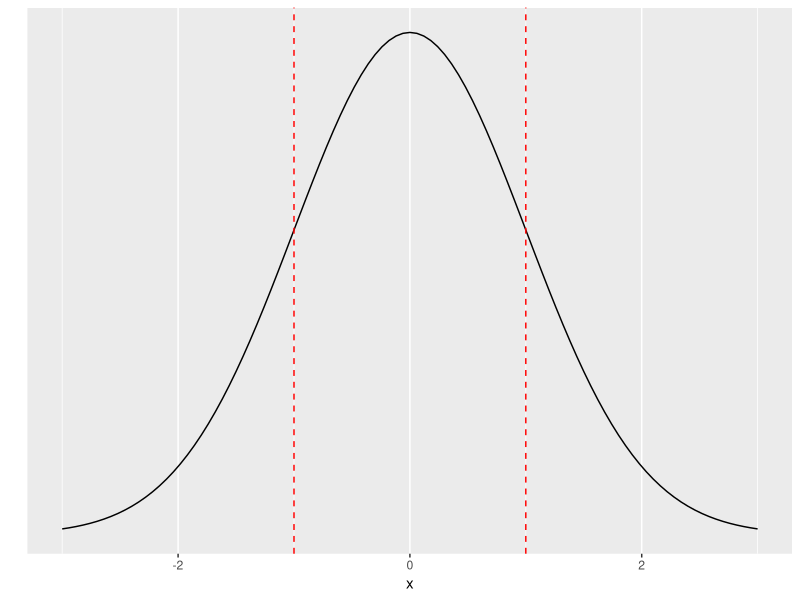

Reproduce this figure in R.
## ---- chunk 1
knitr::opts_chunk$set(echo = TRUE)
## ---- chunk 2
library(tidyverse)

zstar <- 1

p1 <- ggplot(data = data.frame(x = c(-3, 3)), aes(x)) +
  stat_function(fun = dnorm, n = 101, args = list(mean = 0, sd = 1)) + ylab("") +
  scale_y_continuous(breaks = NULL)
p1 + geom_vline(xintercept=-zstar, linetype="dashed", color = "red") +
  geom_vline(xintercept=zstar, linetype="dashed", color = "red")

2*(1-pnorm(zstar))
pnorm(-zstar)
1-pnorm(zstar)

## ---- chunk 3
# pi <- 
# phat <- 
# sd <- 
# z <- 
# z
## ---- chunk 4
# pi <-  
# phat <-  
# sd <- 
# z <- 
# z
# 2*(1-pnorm(z))
## ---- chunk 5
# z <- 
# z
# 1 - pnorm(z)
## ---- chunk 6
# z <- 
# z
# 1 - pnorm(z)
# 
# set.seed(256)
# nreps <- XXX
# pi <- XXX
# ncadets <- XXX
# phat <- XXX
#   
# stat <- rep(NA, nreps)
# 
# for(i in 1:nreps){
#   myobs <- rbinom(1, ncadets, pi)
#   stat[i] <- myobs
# }
# sum(stat >= phat) / nreps

